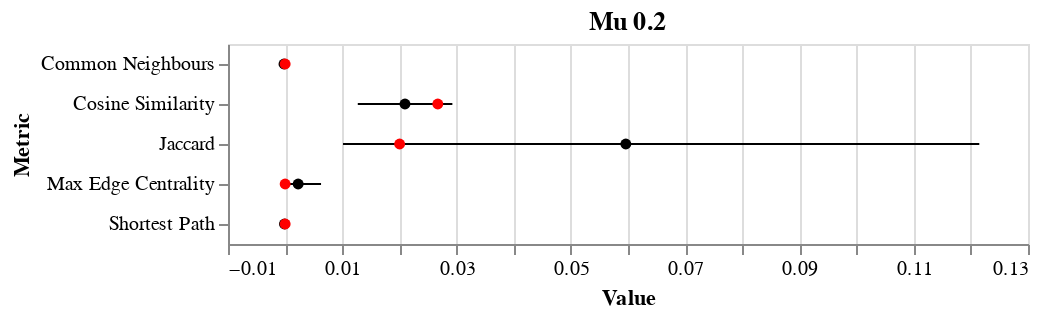
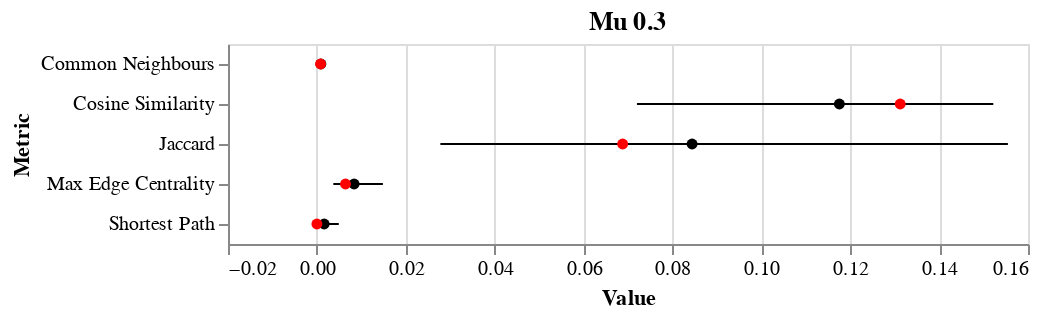
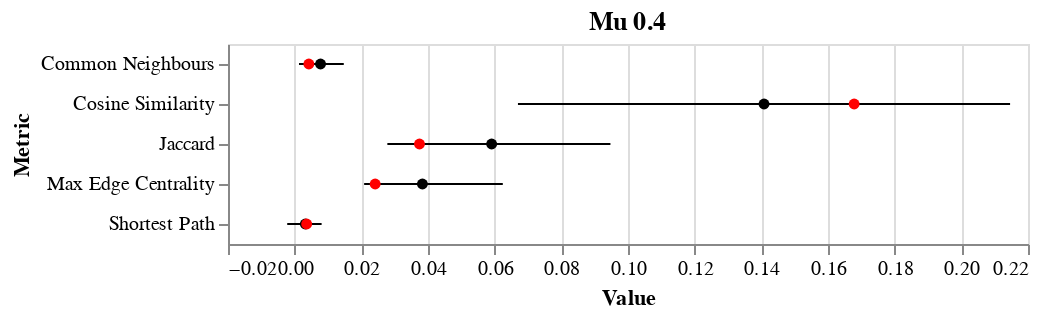

Notebook code for these charts, in order:
### Code cell
for mu in [2, 3, 4]:
    accuracy = []
    balanced_accuracy = []
    mu_feature_importances = {'Metric': [], 'Value': []}
    for graph in [1, 2, 3, 4, 5]:
        with open('Community_Data/Louvain/Results/mu_0_{0}/graph_0{1}_pair/results'.format(mu, graph), 'rb') as f:
            results = pickle.load(f)
        perm_importances = results['Feature Importances']
        accuracy.append(np.mean(results['Accuracy Scores']))
        balanced_accuracy.append(np.mean(results['Balanced Accuracy Scores']))
        for feat, val in perm_importances.items():
            mu_feature_importances['Metric'].append(feat)
            mu_feature_importances['Value'].append(val)
    mu_feature_importances = pd.DataFrame(data=mu_feature_importances)
    error_bars = alt.Chart(mu_feature_importances).mark_errorbar(extent='ci').encode(
      x=alt.X('Value:Q', scale=alt.Scale(zero=False)),
      y=alt.Y('Metric:N')
    )


    mean_points = alt.Chart(mu_feature_importances).mark_point(filled=True, color='black').encode(
      x=alt.X('Value:Q', aggregate='mean'),
      y=alt.Y('Metric:N'),
    )
    
    median_points = alt.Chart(mu_feature_importances).mark_point(filled=True, color='red').encode(
      x=alt.X('Value:Q', aggregate='median'),
      y=alt.Y('Metric:N'),
    )

    final_plot = (error_bars + mean_points + median_points).properties(
        title='Mu 0.{0}'.format(mu)
    )

    final_plot.display()
    
    print('Random forest accuracy for each graph:', accuracy)
    print('Random forest balanced accuracy for each graph:', balanced_accuracy)

### Figure 1 — Vega-Lite specification as saved in the notebook (floating-point values rounded to 4 significant figures)
{"config": {"view": {"continuousWidth": 400, "continuousHeight": 300}}, "layer": [{"mark": {"type": "errorbar", "extent": "ci"}, "encoding": {"x": {"type": "quantitative", "field": "Value", "scale": {"zero": false}}, "y": {"type": "nominal", "field": "Metric"}}}, {"mark": {"type": "point", "color": "black", "filled": true}, "encoding": {"x": {"type": "quantitative", "aggregate": "mean", "field": "Value"}, "y": {"type": "nominal", "field": "Metric"}}}, {"mark": {"type": "point", "color": "red", "filled": true}, "encoding": {"x": {"type": "quantitative", "aggregate": "median", "field": "Value"}, "y": {"type": "nominal", "field": "Metric"}}}], "data": {"name": "data-ed69b50f9c794ee977610aefcefa6036"}, "title": "Mu 0.2", "$schema": "https://vega.github.io/schema/vega-lite/v4.0.2.json", "datasets": {"data-ed69b50f9c794ee977610aefcefa6036": [{"Metric": "Common Neighbours", "Value": 0.0}, {"Metric": "Jaccard", "Value": 0.007663}, {"Metric": "Cosine Similarity", "Value": 0.009257}, {"Metric": "Shortest Path", "Value": 0.0}, {"Metric": "Max Edge Centrality", "Value": 0.0}, {"Metric": "Common Neighbours", "Value": -0.000998}, {"Metric": "Jaccard", "Value": 0.007639}, {"Metric": "Cosine Similarity", "Value": 0.009074}, {"Metric": "Shortest Path", "Value": -0.000346}, {"Metric": "Max Edge Centrality", "Value": -0.000114}, {"Metric": "Common Neighbours", "Value": 0.0}, {"Metric": "Jaccard", "Value": 0.08119}, {"Metric": "Cosine Similarity", "Value": 0.03063}, {"Metric": "Shortest Path", "Value": -0.000231}, {"Metric": "Max Edge Centrality", "Value": 0.01047}, {"Metric": "Common Neighbours", "Value": 0.0}, {"Metric": "Jaccard", "Value": 0.02003}, {"Metric": "Cosine Similarity", "Value": 0.02671}, {"Metric": "Shortest Path", "Value": 0.0}, {"Metric": "Max Edge Centrality", "Value": 0.0}, {"Metric": "Common Neighbours", "Value": -1e-06}, {"Metric": "Jaccard", "Value": 0.1816}, {"Metric": "Cosine Similarity", "Value": 0.02917}, {"Metric": "Shortest Path", "Value": 0.0}, {"Metric": "Max Edge Centrality", "Value": 0.001024}]}}

### Figure 2 — Vega-Lite specification as saved in the notebook (floating-point values rounded to 4 significant figures)
{"config": {"view": {"continuousWidth": 400, "continuousHeight": 300}}, "layer": [{"mark": {"type": "errorbar", "extent": "ci"}, "encoding": {"x": {"type": "quantitative", "field": "Value", "scale": {"zero": false}}, "y": {"type": "nominal", "field": "Metric"}}}, {"mark": {"type": "point", "color": "black", "filled": true}, "encoding": {"x": {"type": "quantitative", "aggregate": "mean", "field": "Value"}, "y": {"type": "nominal", "field": "Metric"}}}, {"mark": {"type": "point", "color": "red", "filled": true}, "encoding": {"x": {"type": "quantitative", "aggregate": "median", "field": "Value"}, "y": {"type": "nominal", "field": "Metric"}}}], "data": {"name": "data-625cfcf85a6bbe4554896e97ee94cc92"}, "title": "Mu 0.3", "$schema": "https://vega.github.io/schema/vega-lite/v4.0.2.json", "datasets": {"data-625cfcf85a6bbe4554896e97ee94cc92": [{"Metric": "Common Neighbours", "Value": -5.4e-05}, {"Metric": "Jaccard", "Value": 0.0688}, {"Metric": "Cosine Similarity", "Value": 0.0325}, {"Metric": "Shortest Path", "Value": 0.0}, {"Metric": "Max Edge Centrality", "Value": 0.00644}, {"Metric": "Common Neighbours", "Value": 0.001842}, {"Metric": "Jaccard", "Value": 0.09972}, {"Metric": "Cosine Similarity", "Value": 0.1312}, {"Metric": "Shortest Path", "Value": 0.008206}, {"Metric": "Max Edge Centrality", "Value": 0.008424}, {"Metric": "Common Neighbours", "Value": 6.3e-05}, {"Metric": "Jaccard", "Value": 0.02206}, {"Metric": "Cosine Similarity", "Value": 0.1685}, {"Metric": "Shortest Path", "Value": -1.2e-05}, {"Metric": "Max Edge Centrality", "Value": 0.02101}, {"Metric": "Common Neighbours", "Value": 0.000836}, {"Metric": "Jaccard", "Value": 0.013}, {"Metric": "Cosine Similarity", "Value": 0.1313}, {"Metric": "Shortest Path", "Value": 8e-06}, {"Metric": "Max Edge Centrality", "Value": 0.002786}, {"Metric": "Common Neighbours", "Value": 0.001793}, {"Metric": "Jaccard", "Value": 0.2185}, {"Metric": "Cosine Similarity", "Value": 0.1243}, {"Metric": "Shortest Path", "Value": 5e-06}, {"Metric": "Max Edge Centrality", "Value": 0.00323}]}}

### Figure 3 — Vega-Lite specification as saved in the notebook (floating-point values rounded to 4 significant figures)
{"config": {"view": {"continuousWidth": 400, "continuousHeight": 300}}, "layer": [{"mark": {"type": "errorbar", "extent": "ci"}, "encoding": {"x": {"type": "quantitative", "field": "Value", "scale": {"zero": false}}, "y": {"type": "nominal", "field": "Metric"}}}, {"mark": {"type": "point", "color": "black", "filled": true}, "encoding": {"x": {"type": "quantitative", "aggregate": "mean", "field": "Value"}, "y": {"type": "nominal", "field": "Metric"}}}, {"mark": {"type": "point", "color": "red", "filled": true}, "encoding": {"x": {"type": "quantitative", "aggregate": "median", "field": "Value"}, "y": {"type": "nominal", "field": "Metric"}}}], "data": {"name": "data-1b88a8995eac95d7131e3289b30df2da"}, "title": "Mu 0.4", "$schema": "https://vega.github.io/schema/vega-lite/v4.0.2.json", "datasets": {"data-1b88a8995eac95d7131e3289b30df2da": [{"Metric": "Common Neighbours", "Value": 0.001985}, {"Metric": "Jaccard", "Value": 0.03189}, {"Metric": "Cosine Similarity", "Value": 0.03691}, {"Metric": "Shortest Path", "Value": -0.006372}, {"Metric": "Max Edge Centrality", "Value": 0.04647}, {"Metric": "Common Neighbours", "Value": 0.02055}, {"Metric": "Jaccard", "Value": 0.1145}, {"Metric": "Cosine Similarity", "Value": 0.209}, {"Metric": "Shortest Path", "Value": 0.01082}, {"Metric": "Max Edge Centrality", "Value": 0.02278}, {"Metric": "Common Neighbours", "Value": 0.004259}, {"Metric": "Jaccard", "Value": 0.0189}, {"Metric": "Cosine Similarity", "Value": 0.2436}, {"Metric": "Shortest Path", "Value": 0.005171}, {"Metric": "Max Edge Centrality", "Value": 0.08098}, {"Metric": "Common Neighbours", "Value": -0.000858}, {"Metric": "Jaccard", "Value": 0.09275}, {"Metric": "Cosine Similarity", "Value": 0.1678}, {"Metric": "Shortest Path", "Value": 0.002775}, {"Metric": "Max Edge Centrality", "Value": 0.02415}, {"Metric": "Common Neighbours", "Value": 0.01287}, {"Metric": "Jaccard", "Value": 0.03744}, {"Metric": "Cosine Similarity", "Value": 0.04663}, {"Metric": "Shortest Path", "Value": 0.003594}, {"Metric": "Max Edge Centrality", "Value": 0.01724}]}}
